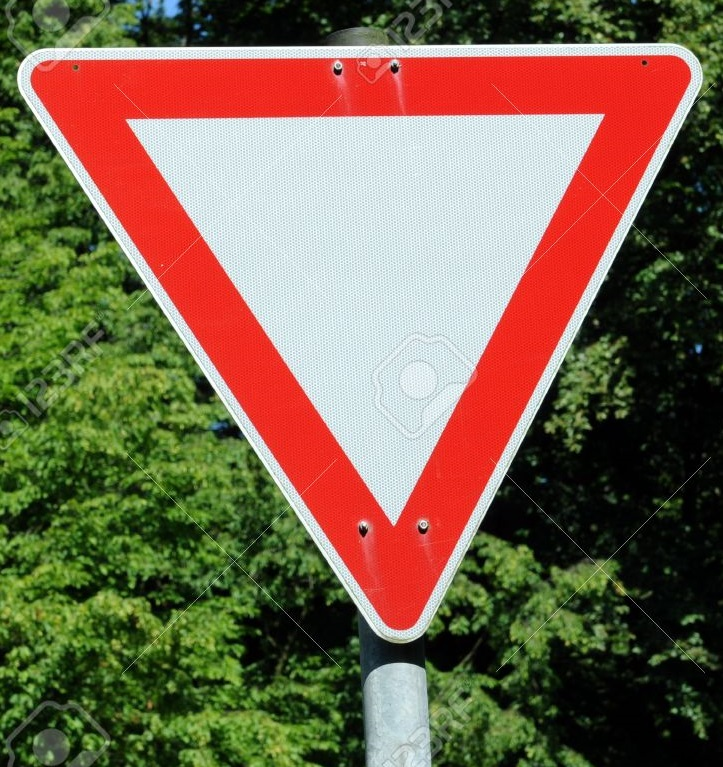
#> input picture data/traffic_sign_images/001.jpg, 723 x 767 px; its folder holds only this picture in this run
$ jupyter execute --allow-errors 0000_002_2.ipynb   (shell and % lines are left out)   (older library calls are emulated)
#> lines starting #> are read from the running program, lines starting #| are printed output that depends on the picture
### src/data/datapreprocessor.py
"""
Project: Object Recognising Traffic Signs Using Deep Learning
Mentor: Prof. Ankur Sinha

This file contains all functions related to data pre processing.

@author: Ashish Panchal(aashish.panchal@gmail.com)
"""

import cv2
import skimage.morphology as morp
from skimage.filters import rank
import numpy as np


def gray_scale(image):
    """
    Convert images to gray scale.
        Parameters:
            image: An np.array compatible with plt.imshow.
    """
    return cv2.cvtColor(image, cv2.COLOR_RGB2GRAY)

def local_histo_equalize(image):
    """
    Apply local histogram equalization to grayscale images.
        Parameters:
            image: A grayscale image.
    """
    kernel = morp.disk(30)
    img_local = rank.equalize(image, selem=kernel)
    return img_local


def image_normalize(image):
    """
    Normalize images to [0, 1] scale.
        Parameters:
            image: An np.array compatible with plt.imshow.
    """
    image = np.divide(image, 255)
    return image

def preprocess(data):
    """
    Applying the preprocessing steps to the input data.
        Parameters:
            data: An np.array compatible with plt.imshow.
    """
    gray_images = list(map(gray_scale, data))
    equalized_images = list(map(local_histo_equalize, gray_images))
    n_training = data.shape
    normalized_images = np.zeros((n_training[0], n_training[1], n_training[2]))
    for i, img in enumerate(equalized_images):
        normalized_images[i] = image_normalize(img)
    normalized_images = normalized_images[..., None]
    return normalized_images

### notebooks/0000_002_2.ipynb
# Project: Recognizing Traffic Signs Using Deep Learning
### Scope: Classifier: Sklearn's MLPClassifier Neural Net Investigation on tunning hyper-parameters
##### Author: Ashish Panchal (epababl03.ashishp@iima.ac.in)

[cell 1]
# Import Libraries
import warnings
from sklearn.exceptions import ConvergenceWarning

import sys
import os
import seaborn
import numpy as np
from os import path
import cv2
import matplotlib.pyplot as plt

from sklearn import metrics
from sklearn.metrics import accuracy_score
from sklearn.metrics import confusion_matrix
from sklearn.metrics import classification_report
from sklearn.metrics import multilabel_confusion_matrix
from sklearn.preprocessing import MinMaxScaler


from sklearn.exceptions import ConvergenceWarning
from sklearn.model_selection import GridSearchCV
from sklearn.neural_network import MLPClassifier
from sklearn.model_selection import RandomizedSearchCV

# Local python modules
sys.path.insert(0, os.path.abspath('../src/util'))
sys.path.insert(1, os.path.abspath('../src/model'))
sys.path.insert(2, os.path.abspath('../src/data'))
from util import Util
from load_save import LoadSave
from datapreprocessor import preprocess

# GLOBAL PARAM
CHART_WIDTH = 12
CHART_HEIGHT = 8

[cell 2]
#Load stored data

#No. of classes

# class labels

#Final preprocessed Training Dataset

#Final preprocessed Test Dataset


#Final preprocessed Validation Dataset

#### Verify pre-processed Training, Test, and Validation datasets

#> (a cell that did not finish here is left out)

### 5.1 Hyper-parameters of MLP

We have tried RandomizedSearchCV to find optimized set of hyper-parameters. we tried following combination:
1. hidden_layer_sizes':(1024,)
   Test Accuracy: 82.9%
   New Test Images Accuracy: 30%
2. hidden_layer_sizes':(32,64,43)
   Test Accuracy: 80%
   New Test Images Accuracy: 20%
3. hidden_layer_sizes':(100,64,43)
   Test Accuracy: 81%
   New Test Images Accuracy: 25%
4. hidden_layer_sizes':(1024,1024,43)
   Test Accuracy: 83%
   New Test Images Accuracy: 20%
5. hidden_layer_sizes':(1024,750,43)
   Test Accuracy: 83%
   New Test Images Accuracy: 20%

- As we can see that, #1 and #5 has almost same test accuracy but have significant  different performance/accuracy on new test images. So we have selected #1.
- Best Parameter found is:
{'solver': 'sgd', 'max_iter': 1000, 'hidden_layer_sizes': (1024, 750, 43), 'alpha': 0.001}

[cell 4]
# Find hyper parameters for MLP
parameters = {
    'solver': ['sgd', 'adam'],
    'max_iter': [1000],
    'alpha': 10.0 ** -np.arange(3, 6),
    'hidden_layer_sizes':[(1024,750,43)]
}
#> (the rest of this cell did not finish here and is left out)

[cell 5]
random_search_clf = RandomizedSearchCV(MLPClassifier(), parameters, n_jobs=10, cv=3, verbose=10)
#> (the rest of this cell did not finish here and is left out)

#> (a cell that did not finish here is left out)

#> (a cell that did not finish here is left out)

### 5.2 Different learning rate schedules and momentum parameters (Comparing different learning strategies for the network)

[cell 8]
# different learning rate schedules and momentum parameters
params = [{'solver': 'sgd', 'learning_rate': 'constant', 'momentum': 0,
           'learning_rate_init': 0.001, 'hidden_layer_sizes': (1024), 'alpha':0.001},{'solver': 'sgd', 'learning_rate': 'constant', 'momentum': .9,
           'nesterovs_momentum': False, 'learning_rate_init': 0.2, 'hidden_layer_sizes': (1024), 'alpha':0.001},
          {'solver': 'sgd', 'learning_rate': 'constant', 'momentum': .9,
           'nesterovs_momentum': True, 'learning_rate_init': 0.2, 'hidden_layer_sizes': (1024), 'alpha':0.001},
          {'solver': 'sgd', 'learning_rate': 'invscaling', 'momentum': 0,
           'learning_rate_init': 0.2, 'hidden_layer_sizes': (1024), 'alpha':0.001},
          {'solver': 'sgd', 'learning_rate': 'invscaling', 'momentum': .9,
           'nesterovs_momentum': True, 'learning_rate_init': 0.2, 'hidden_layer_sizes': (1024), 'alpha':0.001},
          {'solver': 'sgd', 'learning_rate': 'invscaling', 'momentum': .9,
           'nesterovs_momentum': False, 'learning_rate_init': 0.2, 'hidden_layer_sizes': (1024), 'alpha':0.001},
          {'solver': 'adam', 'learning_rate_init': 0.01, 'hidden_layer_sizes': (1024), 'alpha':0.001}
         ]
# labels for each collection of parameters
labels = ["constant learning-rate", "constant with momentum",
          "constant with Nesterov's momentum",
          "inv-scaling learning-rate", "inv-scaling with momentum",
          "inv-scaling with Nesterov's momentum", "adam"]
# plotting arguments
plot_args = [{'c': 'red', 'linestyle': '-'},
             {'c': 'green', 'linestyle': '-'},
             {'c': 'blue', 'linestyle': '-'},
             {'c': 'red', 'linestyle': '--'},
             {'c': 'green', 'linestyle': '--'},
             {'c': 'blue', 'linestyle': '--'},
             {'c': 'black', 'linestyle': '-'}]

# plot the results
fig, axes = plt.subplots(1, 1, figsize=(15, 10))
mlps = []

# loop through each set of parameters
#> (the rest of this cell did not finish here and is left out)

#> (a cell that did not finish here is left out)

### 5.3. Testing MLP using Test dataset

#> (a cell that did not finish here is left out)

### 3.3. Classification Report

#> (a cell that did not finish here is left out)

### 5.4 Confusion Metric

[cell 12]
import scikitplot as skplt
#> (the rest of this cell did not finish here and is left out)

#> (a cell that did not finish here is left out)

### 5.5. Testing MLP Model on New Images.

[cell 14]
### Loading and resizing new test images
new_test_images = []
path = '../data/traffic_sign_images/'
for image in sorted(os.listdir(path)):
    #print('Reading:', path+image)
    img = cv2.imread(path + image)
#> img is the input picture: shape (767, 723, 3); mean B, G, R 76.9, 101.2, 121.9
    img = cv2.resize(img, (32,32))
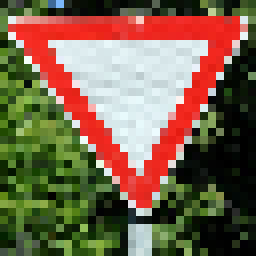
#> img: shape (32, 32, 3) (shown 8 times larger); mean B, G, R 74.8, 98.6, 121.3
    img = cv2.cvtColor(img, cv2.COLOR_BGR2RGB)
    new_test_images.append(img)
new_IDs = [13, 3, 14, 27, 17, 1,  14, 30, 25, 29, 11, 8,  31, 31, 30, 4, 1, 2, 27, 18]
#print("Number of new testing examples: ", len(new_test_images), 'Signs:', len(new_IDs))

[cell 15]
# New test data preprocessing
new_test_images_preprocessed = preprocess(np.asarray(new_test_images))
#> in gray_scale, `return cv2.cvtColor(image, cv2.COLOR_RGB2GRAY)`:
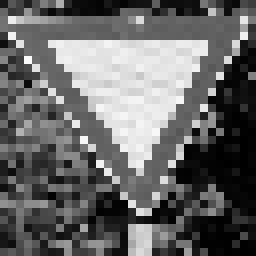
#> returned value: shape (32, 32) (shown 8 times larger); min 0, max 251, mean 102.7
#> in preprocess, `gray_images = list(map(gray_scale, data))`: gray_images = 1 item
#> in local_histo_equalize, `img_local = rank.equalize(image, selem=kernel)`:
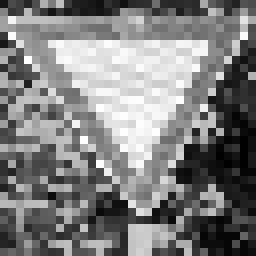
#> img_local: shape (32, 32) (shown 8 times larger); min 1, max 255, mean 126.4
#> the loop in preprocess, `for i, img in enumerate(equalized_images):` made 1 pass
new_test_images_dataset = new_test_images_preprocessed.reshape(len(new_test_images_preprocessed),-1)

#> (a cell that did not finish here is left out)

[cell 17]
new_test_images_len=len(new_test_images_preprocessed)
#> new_test_images_len = 1
plt.figure(figsize=(22, 60))
plt.title("MLP RESULTS")
test_accuracy = 0
#> (the rest of this cell did not finish here and is left out)

$ run again, on data/traffic_sign_images/006.jpg
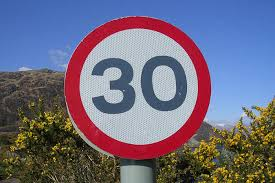
#> input picture data/traffic_sign_images/006.jpg, 275 x 183 px
#> img is the input picture: shape (183, 275, 3); mean B, G, R 127.5, 107.4, 110.5
#> in gray_scale, `return cv2.cvtColor(image, cv2.COLOR_RGB2GRAY)`:
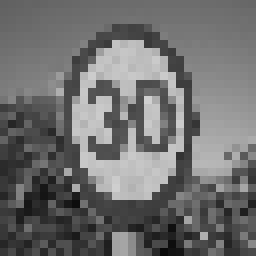
#> returned value: shape (32, 32) (shown 8 times larger); min 9, max 208, mean 110.4
#> gray_images = 1 item
#> in local_histo_equalize, `img_local = rank.equalize(image, selem=kernel)`:
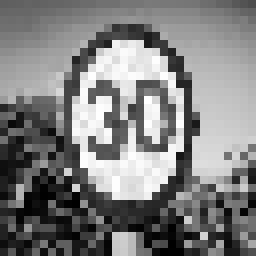
#> img_local: shape (32, 32) (shown 8 times larger); min 0, max 255, mean 126.8
#> the loop in preprocess, `for i, img in enumerate(equalized_images):` made 1 pass
#> new_test_images_len = 1

$ run again, on data/traffic_sign_images/007.jpg
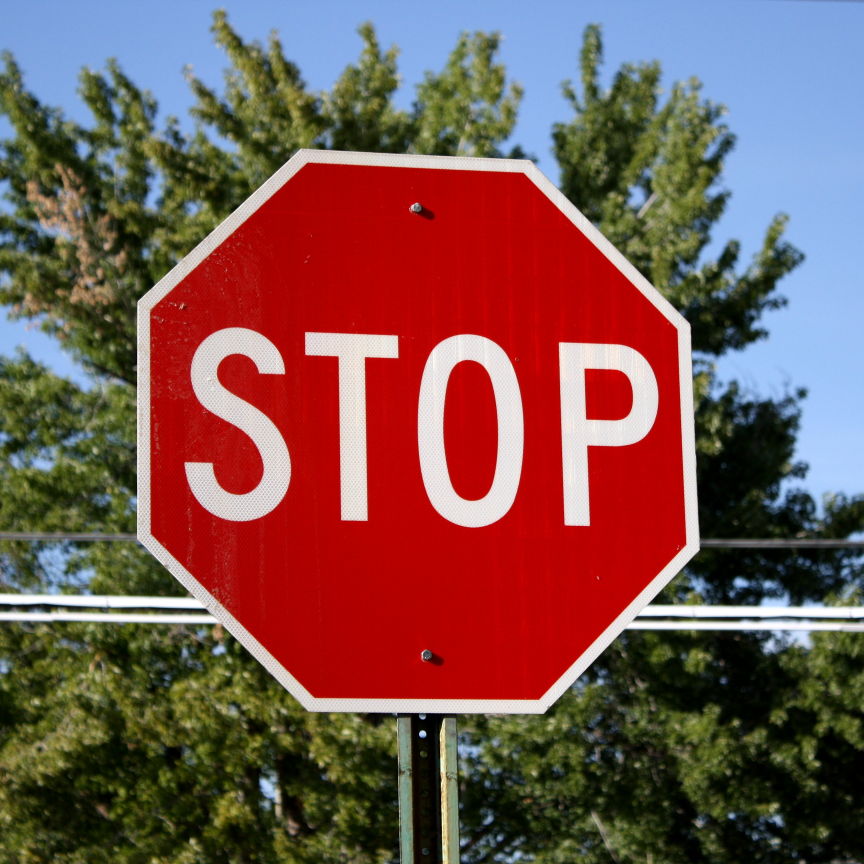
#> input picture data/traffic_sign_images/007.jpg, 2592 x 2592 px (shown at 1/3 size)
#> img is the input picture: shape (2592, 2592, 3); mean B, G, R 79.2, 83.6, 121.1
#> in gray_scale, `return cv2.cvtColor(image, cv2.COLOR_RGB2GRAY)`:
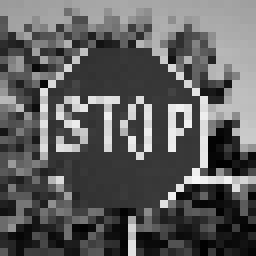
#> returned value: shape (32, 32) (shown 8 times larger); min 0, max 246, mean 94.3
#> gray_images = 1 item
#> in local_histo_equalize, `img_local = rank.equalize(image, selem=kernel)`:
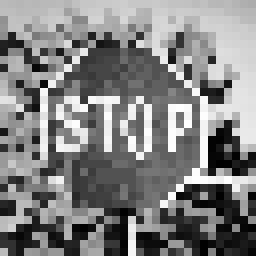
#> img_local: shape (32, 32) (shown 8 times larger); min 0, max 255, mean 128.8
#> the loop in preprocess, `for i, img in enumerate(equalized_images):` made 1 pass
#> new_test_images_len = 1
